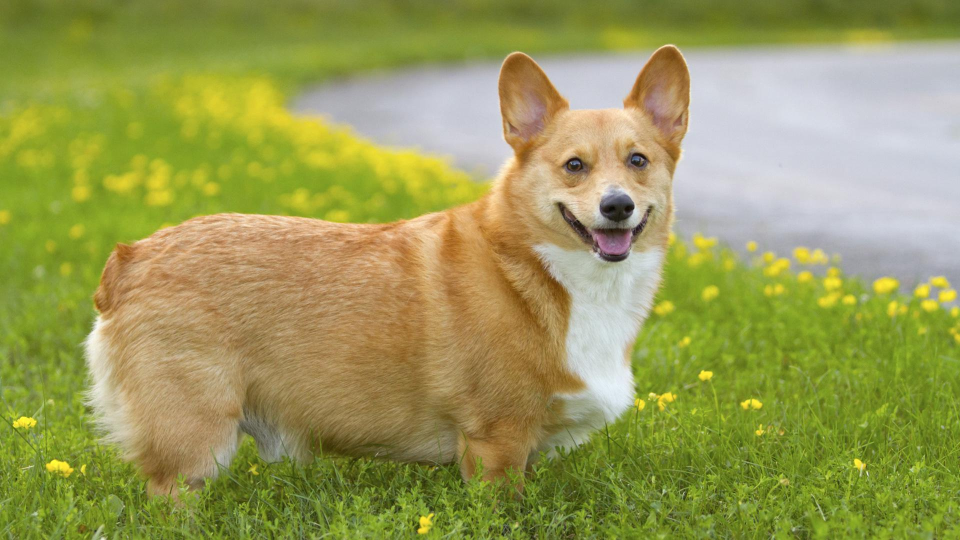
#> input picture Images/corgi2.jpg, 1920 x 1080 px (shown at 1/2 size)
$ python rescale_img.py
#> lines starting #> are read from the running program, lines starting #| are printed output that depends on the picture
import cv2 as cv

img=cv.imread('Images/corgi2.jpg')
#> img is the input picture: shape (1080, 1920, 3); mean B, G, R 87.1, 154.7, 153.4
def rescaleFrame(frame, scale=0.5):
#> called with scale = 0.5
    width= int(frame.shape[1] *scale)
#> width = 960
    height= int(frame.shape[0]*scale)
#> height = 540
    dimensions=(width,height)
#> dimensions = (960, 540)

    #interpolation = cv.INTER_AREA helps to downscale image because it helps to preserve the image quality.
    return cv.resize(frame, dimensions,interpolation=cv.INTER_AREA)
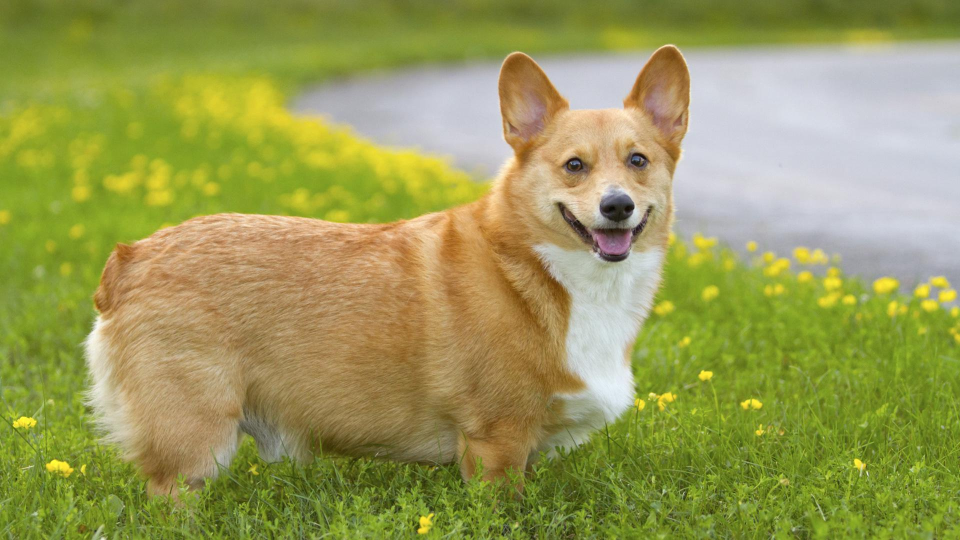
#> returned value: shape (540, 960, 3); mean of channels 0, 1, 2 87.3, 154.9, 153.6; drawn as B, G, R


if img is None:
    print("Erro: Could not open or find the image.")

else:
    resize_image=rescaleFrame(img)
    cv.imshow('cat_dog', resize_image)
    cv.waitKey()
    cv.destroyAllWindows()

$ run again, with Images/cat.jpg copied over Images/corgi2.jpg
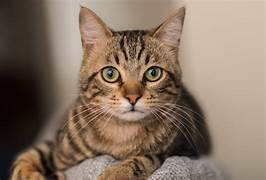
#> input picture Images/cat.jpg, 266 x 180 px
#> img is the input picture: shape (180, 266, 3); mean B, G, R 99, 115.4, 134.4
#> in rescaleFrame, `return cv.resize(frame, dimensions,interpolation=cv.INTER_AREA)`:
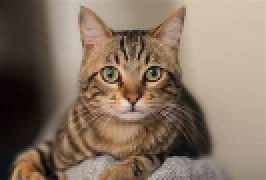
#> returned value: shape (90, 133, 3) (shown 2 times larger); mean of channels 0, 1, 2 99.1, 115.6, 134.6; drawn as B, G, R

$ run again, with Images/cat_dog.jpg copied over Images/corgi2.jpg
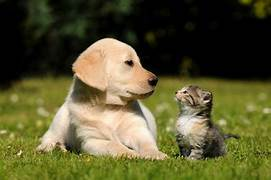
#> input picture Images/cat_dog.jpg, 271 x 180 px
#> img is the input picture: shape (180, 271, 3); mean B, G, R 48.6, 87.5, 90.3
#> in rescaleFrame, `return cv.resize(frame, dimensions,interpolation=cv.INTER_AREA)`:
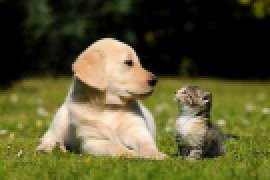
#> returned value: shape (90, 135, 3) (shown 2 times larger); mean of channels 0, 1, 2 48.6, 87.5, 90.3; drawn as B, G, R

$ run again, with Images/corgi.jpg copied over Images/corgi2.jpg
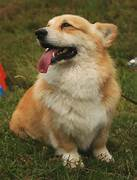
#> input picture Images/corgi.jpg, 137 x 180 px
#> img is the input picture: shape (180, 137, 3); mean B, G, R 62, 97.4, 110.2
#> in rescaleFrame, `return cv.resize(frame, dimensions,interpolation=cv.INTER_AREA)`:
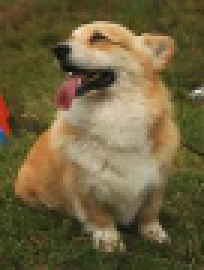
#> returned value: shape (90, 68, 3) (shown 3 times larger); mean of channels 0, 1, 2 62, 97.4, 110.2; drawn as B, G, R
